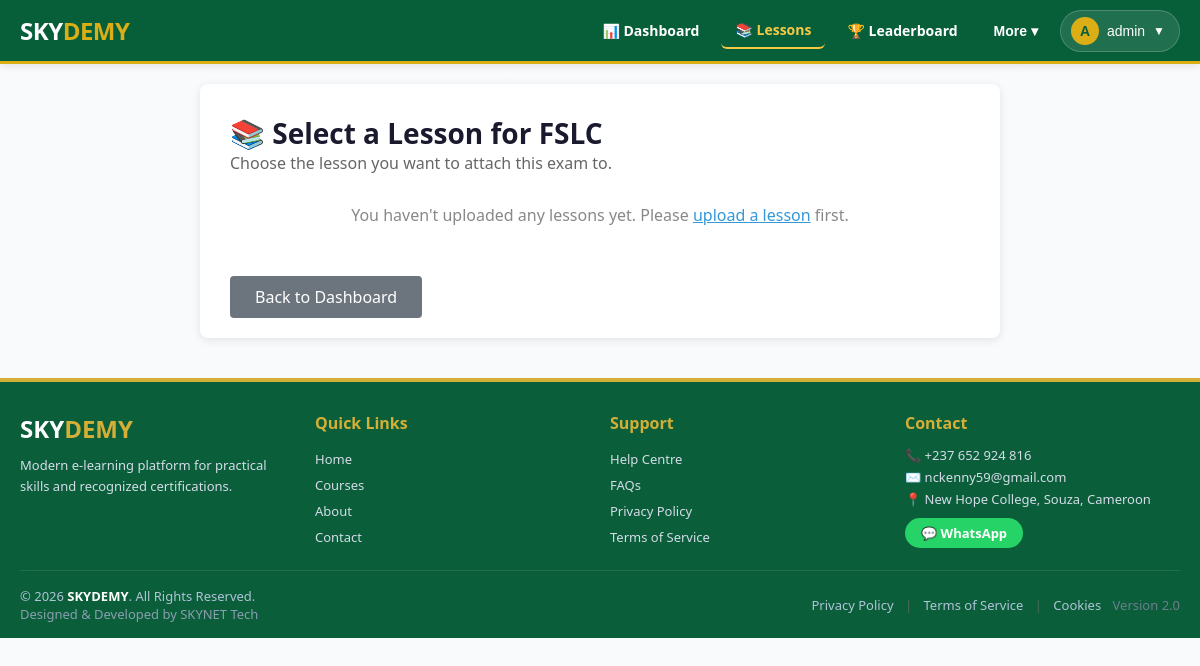
The page /courses/exams/fslc/add/ (signed in) on the database as committed earlier.
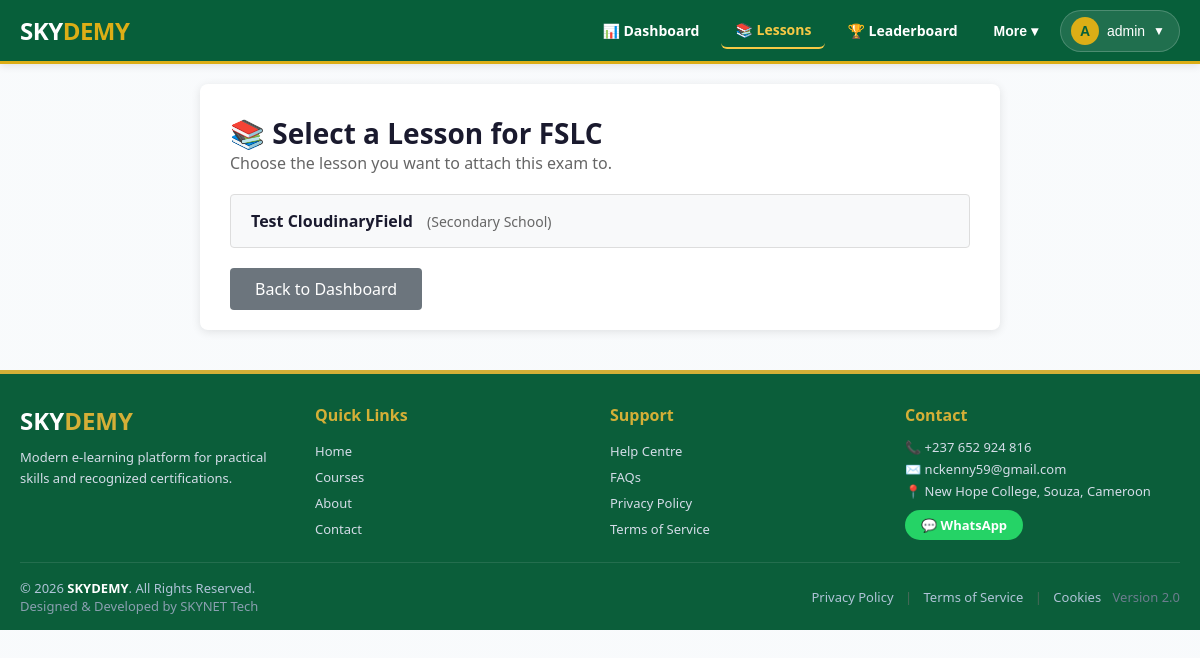
The same page on the database as committed later.
### courses/models.py (models this page shows, shortened)
class Lesson(models.Model):
    LEVEL_CHOICES = (
        ('primary', 'Primary School'),
        ('secondary', 'Secondary School'),
        ('university', 'University / Higher Institution'),
    )
    STATUS_CHOICES = (
        ('pending', 'Pending Review'),
        ('approved', 'Approved'),
        ('rejected', 'Rejected'),
    )
    title = models.CharField(max_length=200)
    description = models.TextField(blank=True)
    level = models.CharField(max_length=10, choices=LEVEL_CHOICES)
    subject = models.ForeignKey(
        Subject,
        on_delete=models.CASCADE,
        null=True,
        blank=True,
        limit_choices_to={'status': 'approved'},
        help_text="Only approved subjects can be used."
    )
    course = models.ForeignKey(Course, on_delete=models.CASCADE, null=True, blank=True)
    pdf_file = CloudinaryField(
        'PDF',
        resource_type='raw',
        null=True,
        blank=True,
        help_text="Upload PDF lesson"
    )
    original_file = models.FileField(upload_to='lessons/originals/', blank=True, null=True, help_text="Original uploaded file (for Word documents)")
    is_converted = models.BooleanField(default=False, help_text="True if this lesson was converted from a Word document")
    converted_html = models.TextField(blank=True, help_text="System will convert PDF to HTML for web view")
    video_url = models.URLField(max_length=500, blank=True, help_text="YouTube or Vimeo link")
    video_file = models.FileField(upload_to='lessons/videos/', null=True, blank=True, help_text="Upload video file")
    teacher = models.ForeignKey(User, on_delete=models.CASCADE, limit_choices_to={'profile__role': 'teacher'})
    created_at = models.DateTimeField(auto_now_add=True)
    updated_at = models.DateTimeField(auto_now=True)
    views = models.IntegerField(default=0)
    status = models.CharField(max_length=10, choices=STATUS_CHOICES, default='pending')
    admin_notes = models.TextField(blank=True, default='', help_text="Admin notes for review")
    reviewed_by = models.ForeignKey(User, on_delete=models.SET_NULL, null=True, blank=True, related_name='reviewed_lessons')
    reviewed_at = models.DateTimeField(null=True, blank=True)

### courses/views.py (the view)
# urls.py: path('exams/fslc/add/', views.add_fslc_papers, name='add_fslc_papers'),
@upload_access
def add_fslc_papers(request):
    if request.user.profile.level != 'primary':
        messages.error(request, "You are not authorized to add FSLC papers.")
        return redirect('lesson_list')
    lesson_id = request.GET.get('lesson_id')
    if lesson_id:
        return redirect('add_exam', lesson_id=lesson_id)
    else:
        lessons = Lesson.objects.filter(teacher=request.user)
        return render(request, 'courses/select_lesson_for_exam.html', {'lessons': lessons, 'exam_type': 'FSLC'})

### dashboard/context_processors.py (called while the page is built)
def admin_stats(request):
    student_count = UserProfile.objects.filter(role='learner').count()
    teacher_count = UserProfile.objects.filter(role='teacher').count()
    course_count = Lesson.objects.count()
    exam_count = Exam.objects.count()
    certificate_count = Certificate.objects.count()
    userprofile_admin_url = None
    try:
        userprofile_admin_url = reverse('admin:users_userprofile_changelist')
    except NoReverseMatch:
        pass
    return {
        'student_count': student_count,
        'teacher_count': teacher_count,
        'course_count': course_count,
        'exam_count': exam_count,
        'certificate_count': certificate_count,
        'userprofile_admin_url': userprofile_admin_url,
    }

### courses/templates/courses/select_lesson_for_exam.html (shortened to what this page needs)
{% extends 'dashboard/base.html' %}
{% block content %}
<div style="max-width: 800px; margin: 0 auto; background: white; padding: 30px; border-radius: 8px; box-shadow: 0 2px 10px rgba(0,0,0,0.1);">
    <h1 style="color: #1a1a2e; font-size: 28px;">📚 Select a Lesson for {{ exam_type }}</h1>
    <p style="font-size: 16px; color: #666;">Choose the lesson you want to attach this exam to.</p>
    {% if lessons %}
        <div style="display: flex; flex-direction: column; gap: 10px; margin: 20px 0;">
            {% for lesson in lessons %}
                <a href="?lesson_id={{ lesson.id }}" style="background: #f8f9fa; padding: 15px 20px; border-radius: 4px; text-decoration: none; color: #1a1a2e; border: 1px solid #ddd; transition: background 0.2s;">
                    <strong>{{ lesson.title }}</strong>
                    <span style="color: #666; font-size: 14px; margin-left: 10px;">({{ lesson.get_level_display }})</span>
                </a>
            {% endfor %}
        </div>
    {% else %}
        <p style="font-size: 16px; color: #888; text-align: center; padding: 30px;">You haven't uploaded any lessons yet. Please <a href="{% url 'upload_lesson' %}" style="color: #3498db;">upload a lesson</a> first.</p>
    {% endif %}
    <div style="margin-top: 30px;">
        <a href="{% url 'lesson_list' %}" style="background: #6c757d; color: white; padding: 10px 25px; text-decoration: none; border-radius: 4px;">Back to Dashboard</a>
    </div>
</div>
{% endblock %}

Rows that differ between the two databases and show on the page:
added Lesson: title "Test CloudinaryField", level "Secondary School"
Other text that changed with them:
text no longer shown: "You haven't uploaded any lessons yet. Please upload a lesson first."
